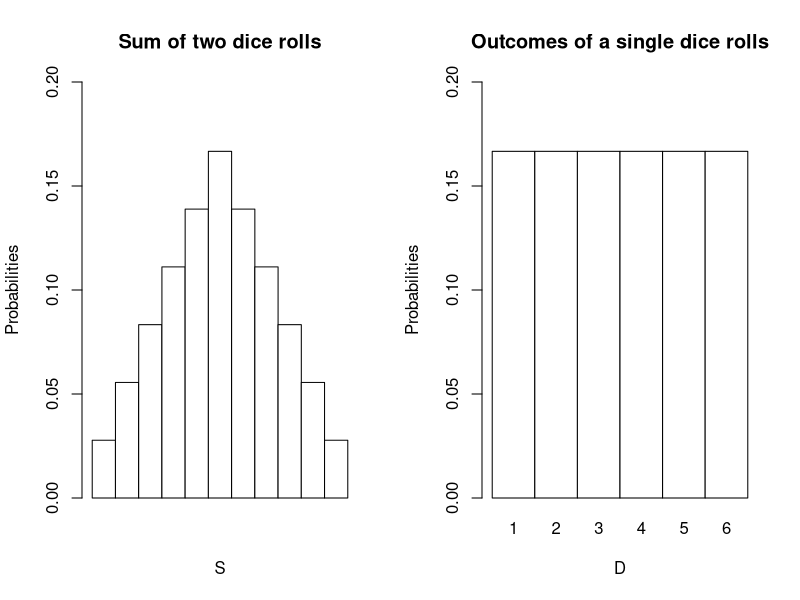

This figure's R source:
#OPutcomes of two dices(s)
s=2:12;

#Vector of probabilities
PS=c(1:6,5:1)/36;

#Expectation of s[E(s)=Sum(s*PS)

ES=sum(s*PS);
ES; #ES is 7

#Variance of S
Esqr=sum(s*s*PS);
Esqr;
vs=(Esqr-(ES^2));
vs;
par(mfrow=c(1,2));
barplot(PS,
ylim=c(0,0.2),
xlab="S",
ylab="Probabilities",
col="White",
space=0,
main="Sum of two dice rolls")

pr=rep(1/6,6);
names(pr)=1:6;
barplot(pr,
ylim=c(0,0.2),
xlab="D",
ylab="Probabilities",
col="white",
space=0,
main="Outcomes of a single dice rolls")
